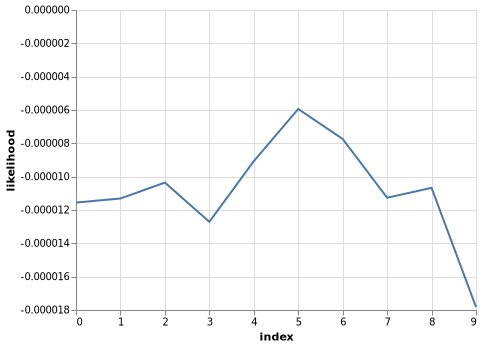

This chart was generated by the following Python code:
import logging
import pickle
import time
from typing import List, Callable, Dict
from Utils import *
import altair as alt
import numpy as np
import pandas as pd
import tqdm

logger = logging.getLogger("Numpy Logistic Regression Logger")
logging.basicConfig(level=logging.DEBUG)


def sigmoid(X: np.ndarray) -> np.ndarray:
    """Calculte the sigmoid, notice the overflow
    
    Args:
        X(np.ndarray): The input

    Returns:
        (np.ndarray): The sigmoid output
    """
    return 1 / (1 + np.exp(-X))


class NumpyLR(object):
    def __init__(self, processor: Preprocessor):
        """A class for logistic regression using numpy
        
        Args:
            processor (Preprocessor): A processor with vocabular set 

        Attributes:
            processor (Preprocessor):
            beta (np.ndarray): A column vector saving the parameters
        """
        self.processor = processor
        self.beta = np.zeros(len(self.processor.voc) + 1)

    def log_likelihood(self, Y: np.ndarray, X: np.ndarray) -> float:
        """Calculate the log likelihood
    
        Args:
            Y(np.ndarray): The label column vector
            X(np.ndarray): The feature matrix, each column  is a feature

        Returns:
            (float): The likelihood of the logistic regression
        """
        beta_X = X.dot(self.beta).T
        ret = Y.dot(beta_X) - np.log(1 + np.exp(beta_X)).dot(np.ones(len(Y)))
        return ret

    @staticmethod
    def gradient(
        train_X: np.ndarray, train_Y: np.ndarray, predict_Y: np.ndarray
    ) -> np.ndarray:
        """Calculate the gradient of the log likelihood
        
        Args:
            X(np.ndarray): The feature matrix, each row is a feature
            Y(np.ndarray): the label column vector
            Y_predict(np.ndarray): The prediction column vector

        Returns:
            (np.ndarray): The gradient of the log_likelihood function
        """
        return train_X.T.dot(train_Y - predict_Y)

    def logistic_regression(
        self,
        train_X: np.ndarray,
        train_Y: np.ndarray,
        lr: float = 5e-5,
        num_step: int = 1e3,
        batch_size: int = 1,
        fig_path: str = "",
    ) -> Dict[str, object]:
        """Run the logistic regression using SGD
    
        Args:
            train_X(np.ndarray): The feature matrix, each row is a feature
            train_Y(np.ndarray): the label column vector
            lr(float): How beta change each step
            num_step(int): The step number for updating
            batch_size(int): The batch_size to calculate the result
            path(str): The path to save the likelihood result

        Returns:
            [str, object]: The likelihood result
        """
        likelihood = list()
        for i in tqdm.tqdm(range(int(num_step))):
            index = np.random.choice(len(train_Y), batch_size, replace=False)
            batch_X, batch_Y = train_X[index], train_Y[index]
            predict_Y = sigmoid(batch_X.dot(self.beta))
            grad = self.gradient(batch_X, batch_Y, predict_Y)
            if not i % (num_step / 10):
                likelihood.append(self.log_likelihood(batch_Y, batch_X) / len(train_Y))
            self.beta += lr * grad
        if fig_path:
            df = pd.DataFrame(likelihood, columns=["likelihood"]).reset_index()
            chart = alt.Chart(df).mark_line().encode(y="likelihood:Q", x="index:Q",)
            chart.save(fig_path)
        return {"likelihood": likelihood}

    def __call__(self, df: pd.DataFrame):
        """Make prediction based on the input
        
        Args:
            df(pd.DataFrame): The input for prediction

        Returns:
            (np.ndarray): The output result of the prediction
        """
        features = self.processor.buildMatrix(df)
        return features.dot(self.beta)

    def save(self, path: str):
        """Using pickle to save the model for future usage
        
        Args:
            path(str): The path to save to the model
        """
        with open(path, "wb") as f:
            f.write(pickle.dumps(self))

    @classmethod
    def load(cls, path: str):
        """Using pickle to load the model 

        Args:
            path(str): The path to load to the model

        Returns:
            (NumpyLR): The model
        """
        with open(path, "rb") as f:
            return pickle.loads(f.read())

    def get_token_weights(self):
        """Sort the words by their weights
        
        Returns:
            (List[float, str]): Sorted tokens list by their weight
        """
        pri = dict()
        for k, v in self.processor.voc.items():
            pri[v] = k
        return sorted(
            [(val, pri[i]) for i, val in enumerate(self.beta[:-1])],
            key=lambda x: -abs(x[0]),
        )


def train(
    train_X: np.ndarray,
    train_Y: np.ndarray,
    model: NumpyLR,
    lr: float = 5e-5,
    num_step: int = 1e3,
    batch_size: int = 1,
    fig_path: str = "",
) -> NumpyLR:
    """Train the model through pytorch
    
    Args:
        train_X(np.ndarray): The feature matrix, each row is a feature
        train_Y(np.ndarray): the label column vector
        model(NumpyLR): The model to be trained
        lr(float): The learning rate
        num_step(int): The number of epoch for training
        fig_path (str): The path to save the loss

    Returns:
        (NumpyLR): The model after training
    """
    t = time.time()
    likelihood = model.logistic_regression(
        train_X, train_Y, lr, num_step, batch_size, fig_path
    )
    logger.info(
        "Complete training for NumPy version with {}s, the working set size is {} samples".format(
            round(time.time() - t, 2), num_step * batch_size
        )
    )
    return model

if __name__ == "__main__":
    # load the data
    train_df = load_df("train.csv")
    dev_df = load_df("dev.csv")

    # construct the vocabulary set and transform the input matrix
    processor = Preprocessor()
    processor.buildVocabulary(train_df)
    train_X = processor.buildMatrix(train_df)
    train_Y = train_df["party_affiliation"].values

    # build the model and train
    NumpyModel = NumpyLR(processor)
    train(train_X, train_Y, NumpyModel, lr=1e-4, num_step=1e3, batch_size=10000)
    score = evaluate(NumpyModel, dev_df, dev_df["party_affiliation"].values)
    # 
    logger.info(
        "Numpy training completed, the score is {}".format(score)
    )